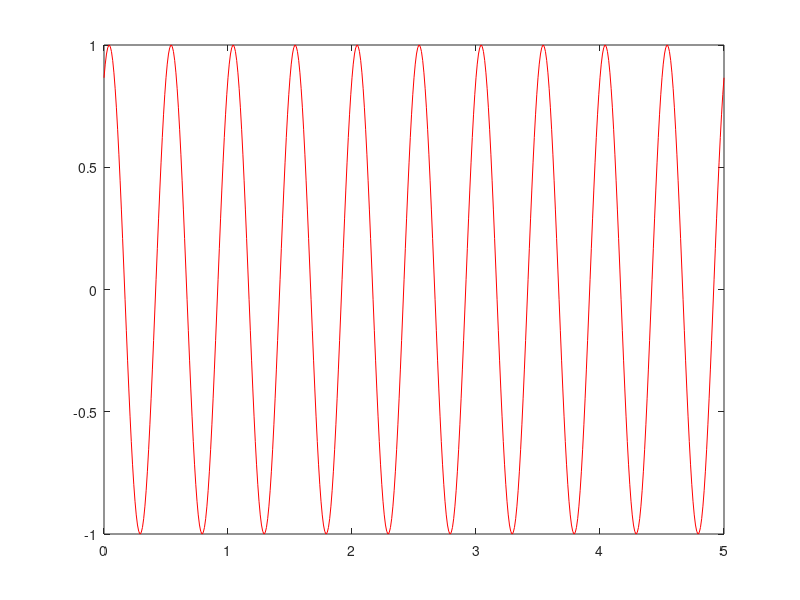

Write MATLAB code to recreate this figure.
% SESIÓN 2 SEÑALES Y SISTEMAS
% Ejercicio 1
% Apartado a.

A = 1;              % Amplitud = 1
f = 2;              % Frecuencia = 2 Hz
fase = pi/3;        % Fase = π/3
t=0:0.01:5;         % Tiempo entre 0 y 5 con incremento de 0.01

% Representamos gráficamente la función
y = A*sin(2*pi*f*t+fase);
plot(t,y,'-r');